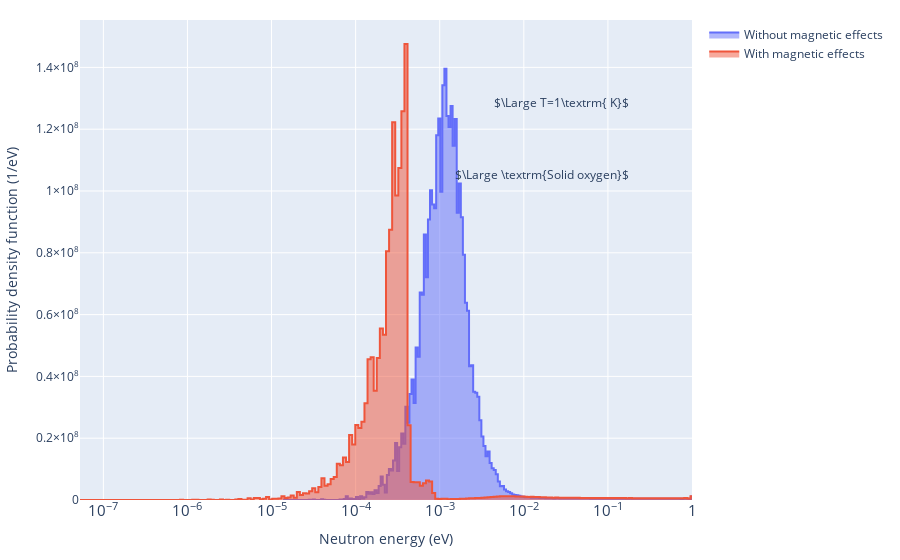

Notebook code for this chart:
### Markdown cell above
## Neutron distribution

### Code cell
#
# Compute spectrum using collision estimator
#
vals, bins = np.histogram(np.log10(energies), weights=weights, bins=200)
vals_mag, bins_mag = np.histogram(np.log10(energies_mag), weights=weights_mag, bins=200)

fig = make_subplots(rows = 1, cols = 1)
fig.add_trace(
    go.Scatter(
        x = 10**bins[1:],
        y = vals,
        #mode = 'lines',
        line_shape='hvh',
        fill='tozeroy',
        name = 'Without magnetic effects',
    ),
    row = 1, col = 1
)
fig.add_trace(
    go.Scatter(
        x = 10**bins_mag[1:],
        y = vals_mag,
        #mode = 'lines',
        line_shape='hvh',
        fill='tozeroy',
        name = 'With magnetic effects',
    ),
    row = 1, col = 1
)
fig.update_xaxes(type = 'log', title = 'Neutron energy (eV)', 
                 exponentformat = 'power')
fig.update_yaxes(title = 'Probability density function (1/eV)',
                 exponentformat = 'power')
fig.add_annotation(xref='paper',yref='paper',x=.9, y=.85, 
                   text=r'$\Large T=1\textrm{ K}$', showarrow=False)
fig.add_annotation(xref='paper',yref='paper',x=.9, y=.7, 
                   text=r'$\Large \textrm{Solid oxygen}$', showarrow=False)
fig.update_layout(margin = dict(l = 80, r = 20, t = 20, b = 60))
fig.show()

### Figure 1 — Plotly figure (JSON) as saved in the notebook; plotly's stock layout.template omitted (floating-point values rounded to 4 significant figures; data arrays with more than 128 entries replaced by an {"elided": "..."} marker saying what was removed)
{"data": [{"fill": "tozeroy", "line": {"shape": "hvh"}, "name": "Without magnetic effects", "type": "scatter", "x": {"elided": "200 float values"}, "xaxis": "x", "y": {"elided": "200 float values"}, "yaxis": "y"}, {"fill": "tozeroy", "line": {"shape": "hvh"}, "name": "With magnetic effects", "type": "scatter", "x": {"elided": "200 float values"}, "xaxis": "x", "y": {"elided": "200 float values"}, "yaxis": "y"}], "layout": {"annotations": [{"showarrow": false, "text": "$\\Large T=1\\textrm{ K}$", "x": 0.9, "xref": "paper", "y": 0.85, "yref": "paper"}, {"showarrow": false, "text": "$\\Large \\textrm{Solid oxygen}$", "x": 0.9, "xref": "paper", "y": 0.7, "yref": "paper"}], "autosize": true, "margin": {"b": 60, "l": 80, "r": 20, "t": 20}, "xaxis": {"anchor": "y", "autorange": true, "domain": [0, 1], "exponentformat": "power", "range": [-7.278, 0], "title": {"text": "Neutron energy (eV)"}, "type": "log"}, "yaxis": {"anchor": "x", "autorange": true, "domain": [0, 1], "exponentformat": "power", "range": [0, 155300000.0], "title": {"text": "Probability density function (1/eV)"}, "type": "linear"}}}
